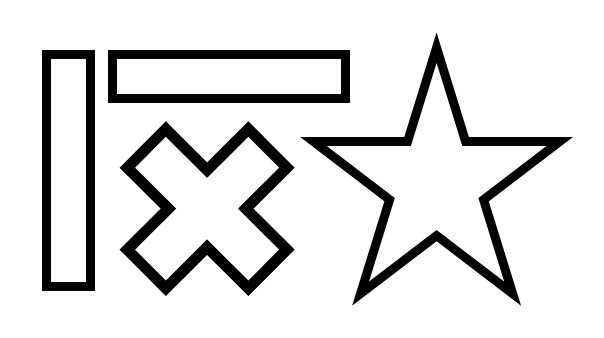
#> input picture Excercise1/Sample Images/shapes.png, 604 x 338 px
$ jupyter execute 'Part2. Edge Detection.ipynb'
#> lines starting #> are read from the running program, lines starting #| are printed output that depends on the picture
#> further down, img is the input picture: shape (338, 604); min 0, max 255, mean 222.3
### Excercise1/functions.py
import numpy as np

# filter_size = len of x-edge
def padding(img, p_size):
#> called with p_size = 3
    row, col = img.shape
#> row = 338; col = 604
    top = np.repeat([img[0]], repeats=p_size, axis=0) # top padding
    bottom = np.repeat([img[-1]], repeats=p_size, axis=0) # bottom padding
    img = np.vstack([top, img, bottom])
#> img: shape (344, 604)
    img = np.insert(img, [col]*p_size, img[:,[col-1]], axis=1) # right padding
#> img: shape (344, 607)
    img = np.insert(img, [1]*p_size, img[:,[0]], axis=1) # left padding
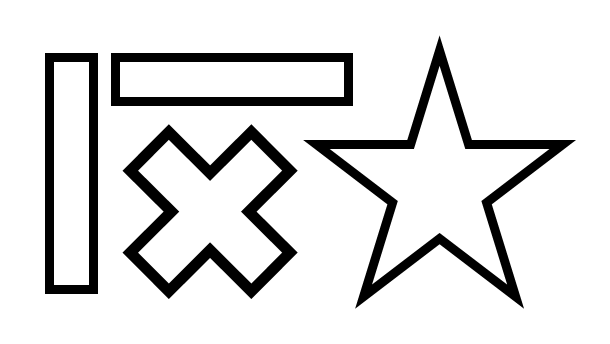
#> img: shape (344, 610); min 0, max 255, mean 223.2
    return img


# (a) Implement two functions that return cross-correlation between an image and a 1D/2D kernel
# [18 lines left out: function cross_correlation_1d, not called in this run]


def cross_correlation_2d(img, kernel=None):
    processed_img = []
    filter_size = kernel.shape[0] # filter의 한 변의 길이 (MxM Kernel이라고 할 때 ..)

    # (c) You can assume that the all kernels are odd sized along both dimensions.
    p_size = filter_size // 2 # padding의 크기
    padded_img = padding(img, p_size=p_size) # padding image
    row, col = padded_img.shape
#> row = 344; col = 610

    for i in range(p_size, row-p_size):
        temp = []
        for j in range(p_size, col-p_size):
            temp.append(np.dot(kernel.ravel(), padded_img[i-p_size:i+p_size+1, j-p_size:j+p_size+1].ravel()))
        processed_img.append(temp)
#> after the loop, processed_img = 338 items
    return np.array(processed_img)
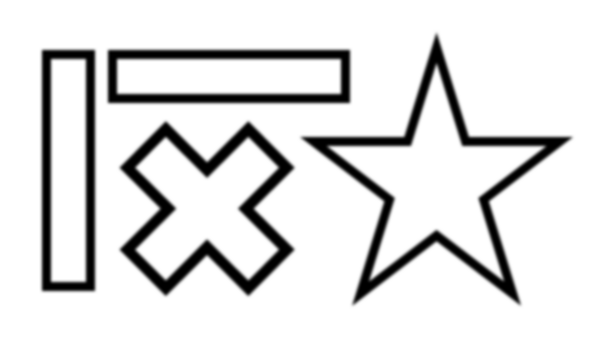
#> returned value: shape (338, 604) float64; min 0, max 255, mean 222.3


def gaussian(i, j=0, sigma=1):
    return (1/(2*np.pi*sigma**2))*np.exp(-1*((i**2)+(j**2))/(2*sigma**2))

# [7 lines left out: function get_gaussian_filter_1d, not called in this run]

def get_gaussian_filter_2d(size, sigma=1):
    # (b) You can assume that size is an odd number.
    k_size = size // 2 # size : 한 변의 길이
    a = np.linspace(-k_size, k_size, size)
    b = np.linspace(-k_size, k_size, size)
    x, y = np.meshgrid(a, b)
    kernel = gaussian(x, y, sigma=sigma)
    kernel = kernel / kernel.sum()
    return kernel

### Excercise1/Part2. Edge Detection.ipynb
[cell 1]
import cv2
import numpy as np
import os
import matplotlib.pyplot as plt
from functions import *

[cell 2]
os.getcwd()

[cell 3]
img = cv2.imread("Sample Images/shapes.png", cv2.IMREAD_GRAYSCALE)

[cell 4]
plt.imshow(img, cmap="gray")
plt.show()

#### Part2. Edge Detection

2-1. Apply the Gaussian filtering to the input image.

[cell 5]
# a) You need to use functions implemented in Part #1.
# b) The Gaussian filter (7, 1.5) is utilized to produce the following examplar results.

kernel = get_gaussian_filter_2d(size=7, sigma=1.5)
filtered_img = cross_correlation_2d(img, kernel=kernel)

2-2. Implement a function that returns the image gradient by referring the lecture slide

[cell 6]
def compute_image_gradient(img):

    # (a) First apply the Sobel filters to compute derivatives along x and y directions
    sobel_x = np.array([[1,0,-1], [2,0,-2], [1,0,-1]])
#> sobel_x = [[1, 0, -1], [2, 0, -2], [1, 0, -1]]
    sobel_y = np.array([[1,2,1], [0,0,0], [-1,-2,-1]])
#> sobel_y = [[1, 2, 1], [0, 0, 0], [-1, -2, -1]]

    # image에 Sobel_x, Sobel_y를 적용한 결과의 집합은 gradient (gradient = [sobel_x*f, sobel_y*f])
    # a) First apply the Sobel filters to compute derivatives along x and y directions
    grad_x = cross_correlation_2d(img, kernel=sobel_x)
#> call 2 of padding, with p_size = 1
#> in padding (call 2), `img = np.vstack([top, img, bottom])`:
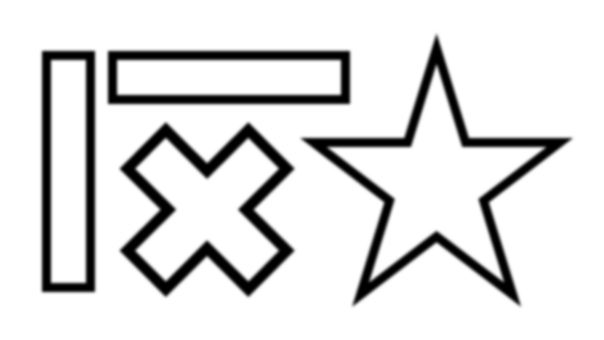
#> img: shape (340, 604) float64; min 0, max 255, mean 222.5
#> in padding (call 2), `img = np.insert(img, [col]*p_size, img[:,[col-1]], axis=1)`:
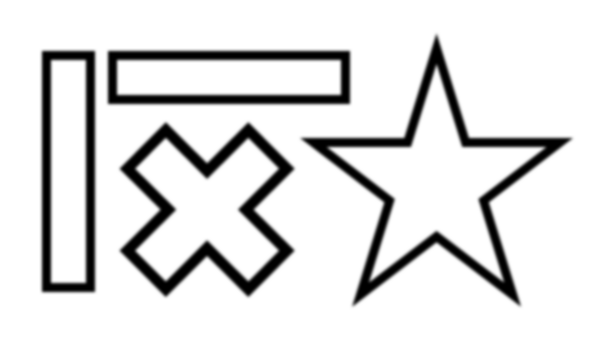
#> img: shape (340, 605) float64; min 0, max 255, mean 222.6
#> in padding (call 2), `img = np.insert(img, [1]*p_size, img[:,[0]], axis=1)`:
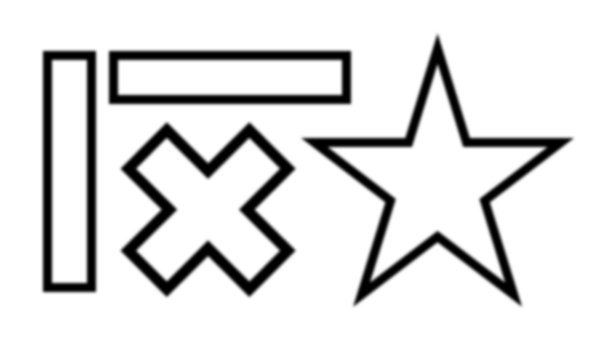
#> img: shape (340, 606) float64; min 0, max 255, mean 222.6
#> in cross_correlation_2d (call 2), `return np.array(processed_img)`:
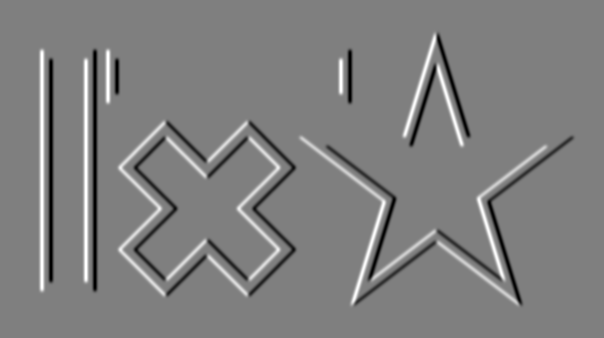
#> returned value: shape (338, 604) float64; min -497.2, max 497.2, mean 0; drawn with min black and max white
    grad_y = cross_correlation_2d(img, kernel=sobel_y)
#> in cross_correlation_2d (call 3), `return np.array(processed_img)`:
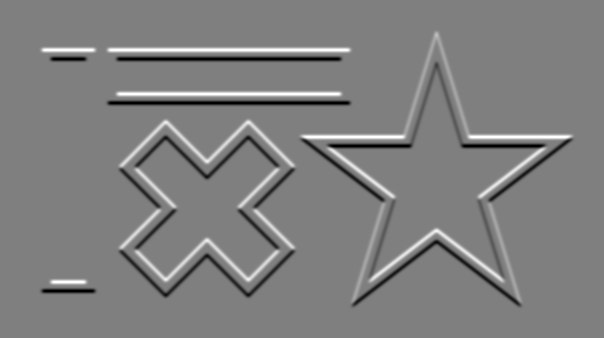
#> returned value: shape (338, 604) float64; min -497.2, max 497.2, mean 0; drawn with min black and max white

    # b) For each pixel, compute magnitude and direction of gradient.
    # direction
    dir = np.rad2deg(np.arctan2(grad_y, grad_x)) + 180
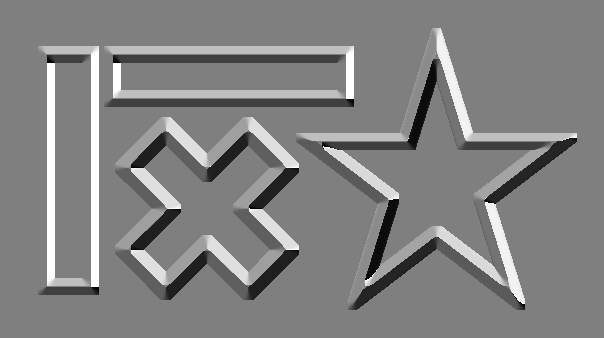
#> dir: shape (338, 604) float64; min 0.111, max 360, mean 183.8; drawn with min black and max white

    # magnitude
    mag = ((grad_x**2)+(grad_y**2))**(1/2)
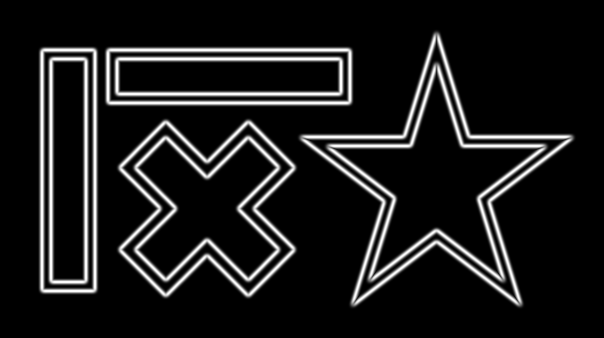
#> mag: shape (338, 604) float64; min 0, max 506.8, mean 53.7; drawn with min black and max white

    return (mag, dir)

[cell 7]
mag, dir = compute_image_gradient(filtered_img)

[cell 8]
plt.imshow(mag, cmap="gray")
plt.show()

2-3. Implement a function that performs Non-maximum Suppression (NMS):

[cell 9]
def non_maximum_suppression_dir(mag, dir):
    suppressed_mag = mag.copy()
    # c) For  instance,  if  the  gradient  direction  is   145°  then  it  is  quantized to   135°.  In  this  case,  the
    # magnitude at the center position in the window should be compared to the north-west and south-
    # east positions as illustrated in the figure below.

    for i in range(1, mag.shape[0]-1):
        for j in range(1, mag.shape[1]-1):
            deg = dir[i][j]
            if (deg < 22.5) or (157.5 <= deg < 202.5) or (337.5 < deg):
                if mag[i][j] <= mag[i][j+1] or mag[i][j] < mag[i][j-1]:
                    suppressed_mag[i][j] = 0
            elif (22.5 <= deg < 67.5) or (202.5 <= deg < 247.5):
                if mag[i][j] < mag[i-1][j-1] or mag[i][j] <= mag[i+1][j+1]:
                    suppressed_mag[i][j] = 0
            elif (67.5 <= deg < 112.5) or (247.5 <= deg < 292.5):
                if mag[i][j] < mag[i-1][j] or mag[i][j] <= mag[i+1][j]:
                    suppressed_mag[i][j] = 0
            elif (112.5 <= deg < 157.5) or (292.5 <= deg < 337.5):
                if mag[i][j] <= mag[i-1][j+1] or mag[i][j] < mag[i+1][j-1]:
                    suppressed_mag[i][j] = 0
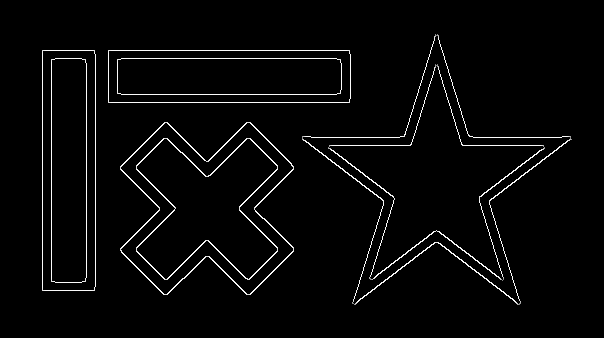
#> suppressed_mag: shape (338, 604) float64; min 0, max 506.8, mean 15; drawn with min black and max white
    return suppressed_mag

[cell 10]
suppressed = non_maximum_suppression_dir(mag, dir)

[cell 11]
fig, ax = plt.subplots(ncols=2, figsize=(15, 8))
ax[0].imshow(mag, cmap="gray")
ax[0].set_title("Before NMS done", size=15)

ax[1].imshow(suppressed, cmap="gray")
ax[1].set_title("After NMS done", size=15)

plt.tight_layout()
plt.show()
